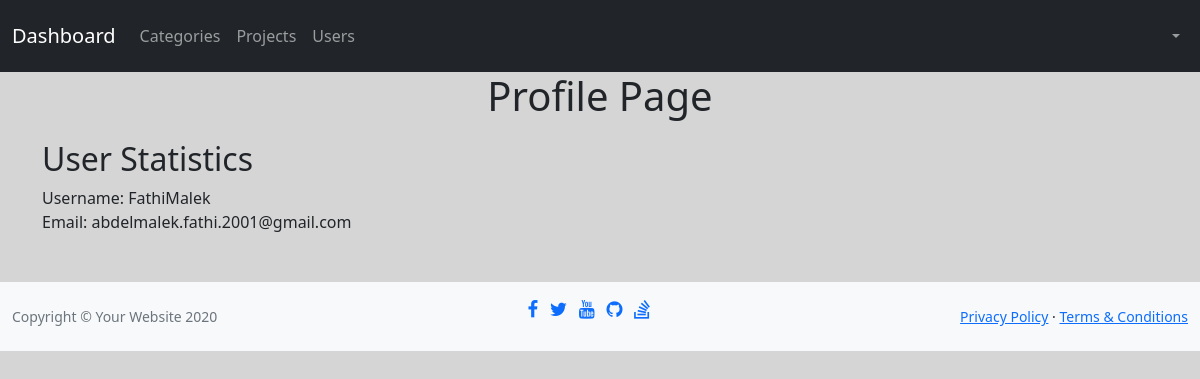
Before: /admin/profile.php?username=FathiMalek with the older database file.
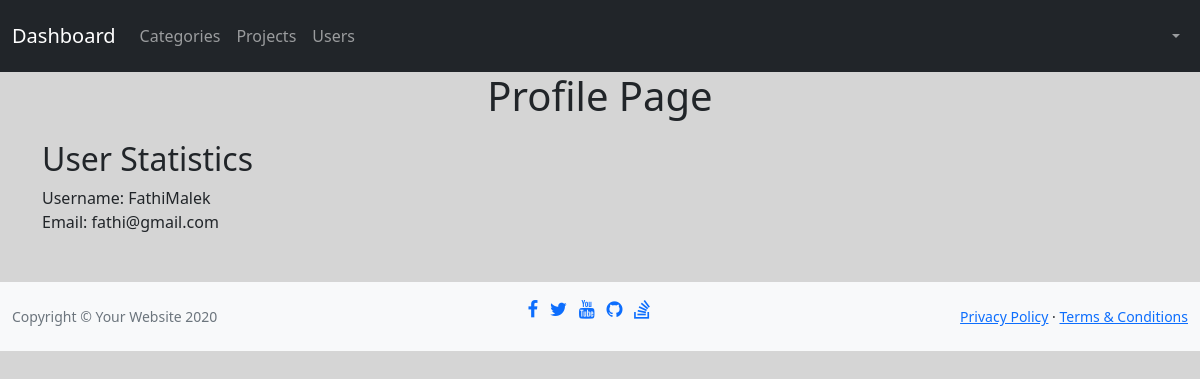
After: the same page with the newer database file.
### tables this page shows
CREATE TABLE `users`(
	`id`       		INT          	NOT NULL AUTO_INCREMENT,
	`username` 		VARCHAR(50)  	NOT NULL UNIQUE,
	`email`    		VARCHAR(100) 	NOT NULL UNIQUE,
	`password` 		VARCHAR(400) 	NOT NULL,
	`fullname` 		VARCHAR(50),
    `join_date` 	DATE			NOT NULL DEFAULT(now()),
	`isadmin`  		ENUM('Y','N')	NOT NULL DEFAULT('N'),
	CONSTRAINT `user_id` PRIMARY KEY (`id`)
);

### admin/profile.php (the view, shortened to what this page needs)
<?php
include 'init.php';
$username = $_GET['username'];
$sql = $con->prepare("SELECT * FROM users WHERE username=:username");
$sql->bindParam('username', $username);
$sql->execute();
$row = $sql->fetch();
?>
<h1 class="text-center">Profile Page</h1>
<div class="container">
    <h2>User Statistics</h2>
    Username: <?php echo $row['username'] ?><br>
    Email: <?php echo $row['email'] ?><br>
</div>
<?php include $inc . 'footer.php';

### admin/includes/templates/header.php (shortened to what this page needs)
<!DOCTYPE html>
<html lang="en">
<head>
    <link rel="stylesheet" href="<?php echo $css . 'bootstrap.min.css' ?>">
    <link rel="stylesheet" href="<?php echo $css . 'font-awesome.min.css' ?>">
    <link rel="stylesheet" href="<?php echo $css . 'jquery-ui.css' ?>">
    <link rel="stylesheet" href="<?php echo $css . 'jquery.selectBoxIt.css' ?>">
    <link rel="stylesheet" href="<?php echo $css . 'app.css' ?>">
</head>
<body style="background-color: #d5d5d5;">

### admin/init.php (shortened to what this page needs)
<?php
$css    = 'layout/css/';
$inc    = 'includes/templates/';
include $inc . 'header.php';
if(!isset($nav))
    include $inc . 'nav.php';

### admin/includes/templates/nav.php (shortened to what this page needs)
<nav class="navbar navbar-expand-lg navbar-dark bg-dark">
    <div class="container-fluid">
        <a class="navbar-brand" href="dashboard.php">Dashboard</a>
        <div class="collapse navbar-collapse" id="navbarText">
            <ul class="navbar-nav me-auto mb-2 mb-lg-0">
                <li class="nav-item">
                    <a class="nav-link" href="categories.php">Categories</a>
                </li>
                <li class="nav-item">
                    <a class="nav-link" href="projects.php">Projects</a>
                </li>
                <li class="nav-item">
                    <a class="nav-link" href="users.php">Users</a>
                </li>
            </ul>
            <span class="navbar-text">
                <div class="collapse navbar-collapse" id="navbarNavDarkDropdown">
                    <ul class="navbar-nav">
                        <li class="nav-item dropdown">
                            <a class="nav-link dropdown-toggle" href="#" id="navbarDarkDropdownMenuLink" role="button" data-bs-toggle="dropdown" aria-expanded="false">
                            </a>
                        </li>
                    </ul>
                </div>
            </span>
        </div>
    </div>
</nav>

### admin/includes/templates/footer.php (shortened to what this page needs)
<footer class="py-3 bg-light mt-5">
  <div class="container-fluid">
    <div class="d-flex align-items-center justify-content-between small">
      <div class="text-muted">
        Copyright &copy; Your Website 2020
      </div>
      <div>
        <ul class="list-unstyled list-inline text-center">
          <li class="list-inline-item">
            <a class="fb-ic mr-3" role="button">
              <i class="fa fa-lg fa-facebook-f"></i>
            </a>
          </li>
          <li class="list-inline-item">
            <a class="tw-ic mr-3" role="button">
              <i class="fa fa-lg fa-twitter"></i>
            </a>
          </li>
          <li class="list-inline-item">
            <a class="yt-ic mr-3" role="button">
              <i class="fa fa-lg fa-youtube"></i>
            </a>
          </li>
          <li class="list-inline-item">
            <a class="git-ic mr-3" role="button">
              <i class="fa fa-lg fa-github"></i>
            </a>
          </li>
          <li class="list-inline-item">
            <a class="so-ic mr-3" role="button">
              <i class="fa fa-lg fa-stack-overflow"></i>
            </a>
          </li>
        </ul>
      </div>
      <div>
        <a href="#">Privacy Policy</a>
        &middot;
        <a href="#">Terms &amp; Conditions</a>
      </div>
    </div>
  </div>
</footer>
</body>
</html>

### admin/layout/css/app.css (style rules this page uses)
h1 { margin-bottom: 20px; }

Changed rows visible on the page:
changed users "FathiMalek": email "abdelmalek.fathi.2001@gmail.com" → "fathi@gmail.com"
